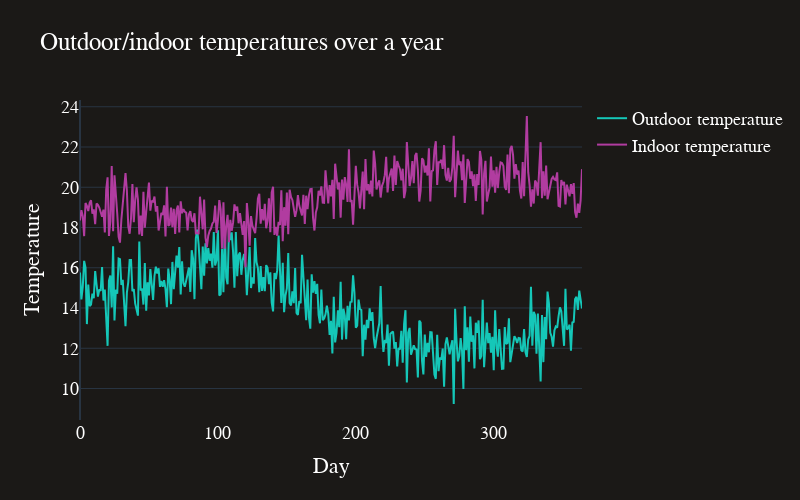

Source (notebook cell):
### Markdown cell above
In this dataset, outdoor temperature fluctuates throughout the year, which means that the building will require different heating and cooling settings to maintain a constant indoor temperature.

### Code cell
fig = go.Figure()

# Create line plots
fig.add_trace(go.Scatter(y=data["outdoor_temp"], x=data["day"], mode='lines', name='Outdoor temperature', line_width=2, line_color=colors[0]))
fig.add_trace(go.Scatter(y=data["indoor_temp"], x=data["day"], mode='lines', name='Indoor temperature', line_width=2, line_color=colors[1]))

# Update axes properties
fig.update_layout(
    template='plotly_dark',
    paper_bgcolor=background_color,  # Background color for the whole figure
    plot_bgcolor=background_color,   # Background color for the plotting area
    xaxis_title="Day",  # X-axis label
    yaxis_title="Temperature",  # Y-axis label
    title="Outdoor/indoor temperatures over a year",  # Title of the plot
    font=dict(family="Helvetica", size=18, color="white"),  # Set the font here
    xaxis=dict(showgrid=False),  # Increase X-axis label size
    yaxis=dict(showgrid=True),   # Increase Y-axis label size
    width=800,  # Set the figure width
    height=500,  # Set the figure height
)

# Show plot
fig.show()

### Figure 1 — Plotly figure (JSON) as saved in the notebook; plotly's stock layout.template omitted (floating-point values rounded to 4 significant figures; data arrays with more than 128 entries replaced by an {"elided": "..."} marker saying what was removed)
{"data": [{"line": {"color": "#15C7B8", "width": 2}, "mode": "lines", "name": "Outdoor temperature", "type": "scatter", "x": {"elided": "365 int values"}, "y": {"elided": "365 float values"}}, {"line": {"color": "#B13CA0", "width": 2}, "mode": "lines", "name": "Indoor temperature", "type": "scatter", "x": {"elided": "365 int values"}, "y": {"elided": "365 float values"}}], "layout": {"font": {"color": "white", "family": "Helvetica", "size": 18}, "height": 500, "paper_bgcolor": "#1b1917", "plot_bgcolor": "#1b1917", "title": {"text": "Outdoor/indoor temperatures over a year"}, "width": 800, "xaxis": {"showgrid": false, "title": {"text": "Day"}}, "yaxis": {"showgrid": true, "title": {"text": "Temperature"}}}}
